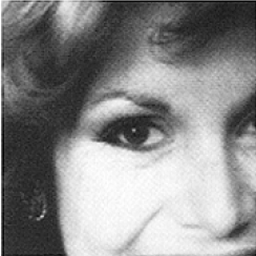
//> input picture eye.bmp, 256 x 256 px
$ ./laplacianBlending   (built with g++ and OpenCV 4)
//> lines starting //> are read from the running program, lines starting //| are printed output that depends on the picture; pictures that were not available may be replaced by others from this repository, and a replacement may not be noted
/*
 * ************************************************************************************
 *
 *       Filename:  laplacianBlending.cpp
 *
 *    Description:
 *
 *        Version:  1.0
 *        Created:  09/12/2012 09:34:49 AM
 *       Revision:  none
 *       Compiler:  gcc
 *          Email:  huaijin511@gmail.com
 *         Author:  Huaijin(Chao Chen) (GUN)
 *   Organization:  Wu Han University (China)
 *
 * ************************************************************************************
 */
#include "cv.h"
#include "highgui.h"
#include <iostream>
#include <string>
#define  LEVELS 4
using namespace std;

void buildLaplacianPry( IplImage* src, IplImage** LPyr, int levels );

void reConstruct ( IplImage** LS, IplImage* dst, int levels );
/*
 * ***  FUNCTION  **************************************************************
 *         Name:  blendImages
 *  Description:
 *				//1. create LA & LB
 *				//2. create GB
 *				//3. costruct LS from LA, LB, with weigth GB
 *				//4. construct blended image from LS
 *        Input:  image A & B ; R is the overlap region
 *       Output:  blended image dst
 * *****************************************************************************
 */
int blendImages ( IplImage* A, IplImage* B, IplImage* R, IplImage* dst, int levels )
{
	//check param
	if (A->width != B->width || A->height != B->height )
	{
		cout<< "the size of A is not same with the size of B"<<endl;
		exit( 1 );
	}
	if ( levels < 2 )
	{
		cout << "levels must >= 2" << endl;
		exit( 1 );
	}
	if ( A->nChannels != B->nChannels )
	{
		cout << "error : fail in A.type == B.type  " << endl;
		exit( 1 );
	}
	cout << "entery blending" <<endl;

	int i, h, w, l;
	IplImage* GR[LEVELS];
	CvScalar curr_ls, curr_la, curr_lb, curr_gr;

	int depth = IPL_DEPTH_32F;
	int channels = A->nChannels;

	// get GB
	IplImage* mask8U = cvCreateImage( cvGetSize(R), IPL_DEPTH_8U, 1  );
	IplImage*   mask = cvCreateImage( cvGetSize(R), IPL_DEPTH_32F, 1 );

	cvCvtColor( R, mask8U, CV_BGR2GRAY);
	cvConvertScale( mask8U, mask, 1.0/255 );
	GR[0] = cvCloneImage( mask );

	//cvSaveImage("GRRRR.png",GR[0]);
	for ( i = 1; i < levels; i++ )
	{
		GR[i] = cvCreateImage( cvSize(GR[i-1]->width/2,GR[i-1]->height/2), GR[0]->depth, GR[0]->nChannels );
		cvPyrDown( GR[i-1], GR[i], CV_GAUSSIAN_5x5 );
		//GR[i] = cvCloneImage( down );
	}
	for( i = 0 ; i < levels; i++ ){
		/* -------------------------------show image ----------------------------------------- */
		IplImage* GR_8U = cvCreateImage( cvGetSize(GR[i]), IPL_DEPTH_8U, 1 );
		cvConvertScale( GR[i], GR_8U, 255 );
		cvNamedWindow("mask", CV_WINDOW_AUTOSIZE );
		cvShowImage ( "mask", GR_8U );
		cvWaitKey(0);
		cvDestroyWindow("mask");
		cvReleaseImage( &GR_8U );
		/* ----------------------------------end show image ---------------------------------- */
	}
	IplImage* LA[LEVELS];
	IplImage* LB[LEVELS];
	IplImage* LS[LEVELS];
	//get LA
	buildLaplacianPry( A , LA, levels );
	//get LB
	buildLaplacianPry( B, LB, levels );

	// construct LS
	for ( l = 0; l < levels; l++ )
	{
		int width  = LA[l]->width;
		int height = LA[l]->height;
		//init LS[i]
		LS[l] = cvCreateImage( cvSize(width,height), depth, channels );

		for ( h = 0; h < height; h++ )
		{
			for ( w = 0; w < width; w++ )
			{
				// LS(i,j) = GB(i,j)*lA(i,j) + (1-GB(i,j)*LB(i,j))
				curr_gr = cvGet2D( GR[l], w, h );
				curr_la = cvGet2D( LA[l], w, h );
				curr_lb = cvGet2D( LB[l], w, h );

				curr_ls.val[0] = curr_gr.val[0] * curr_la.val[0] + (1-curr_gr.val[0])*curr_lb.val[0];
				if (  channels ==3 ){
					curr_ls.val[1] = curr_gr.val[0] * curr_la.val[1] + (1.0-curr_gr.val[0])*curr_lb.val[1];
					curr_ls.val[2] = curr_gr.val[0] * curr_la.val[2] + (1.0-curr_gr.val[0])*curr_lb.val[2];
				}/* fi */
				cvSet2D( LS[l], w, h, curr_ls );
			}/* endfor */

		}/* endfor */
		cout << "construct new Image " << endl;
		//最后一层的结果很诡异
		/* -------------------------------show image ----------------------------------------- */
		IplImage* temp_8U = cvCreateImage( cvGetSize(LS[l]), IPL_DEPTH_8U, channels );
		cvConvertScale( LS[l], temp_8U, 255 );
		cvNamedWindow("LS", CV_WINDOW_AUTOSIZE );
		cvShowImage ( "LS", temp_8U );
		cvWaitKey(0);
		cvDestroyWindow("LS");
		cvReleaseImage( &temp_8U );
		/* ----------------------------------end show image ---------------------------------- */

	}/* endfor */

	reConstruct( LS, dst, levels );
	cout << "exit blendImag()" <<endl;
	return 0;
}
/*
 * ***  FUNCTION  **************************************************************
 *         Name:  reConstruct
 *  Description:  construct  new image from laplacian pryimd(LS)
 * *****************************************************************************
 */

void reConstruct ( IplImage** LS, IplImage* dst, int levels )
{

	cout << "entery reconstruct()" <<endl;
	int i;
	int depth = IPL_DEPTH_32F;
	int channels = dst->nChannels;
	IplImage* dst_32F = cvCreateImage( cvGetSize(dst), depth, channels );
	//CvSize curr_size = cvSize( LS[levels-1]->width, LS[levels-1]->height );
	//IplImage* curr = cvCreateImage( curr_size, IPL_DEPTH_8U, 1 );
	IplImage* curr = cvCloneImage( LS[levels-1] );

	for ( i = levels-1; i >= 1; i-- )
	{
		CvSize up_size = cvSize( LS[i-1]->width, LS[i-1]->height );
		IplImage* up = cvCreateImage( up_size, depth, channels  );
		//cout << "LS[" << i << "]'s channel is "<< LS[i]->nChannels << endl;

		cvPyrUp( curr, up, CV_GAUSSIAN_5x5 );
		curr = up;

		cvAdd( LS[i-1], up, curr , NULL );

		if ( i == 1 ){
			cvCopy( curr, dst_32F );
			cvConvertScale( dst_32F, dst, 255  );
		}
	}
	// [6 lines of commented-out code are left out]
	cvReleaseImage( &curr );
	cvReleaseImage( &dst_32F );

	cout << "exit reconstruct()" <<endl;
}

/*
 * ***  FUNCTION  **************************************************************
 *         Name:  buildLaplacianPry
 *  Description:
 *		 Input :
 * *****************************************************************************
 */
void buildLaplacianPry( IplImage* src, IplImage** LPyr, int levels )
{
	cout << "enter build Laplacian Pry" << endl;
	int depth = IPL_DEPTH_32F;
	int channels = src->nChannels;
	IplImage* currentImage = cvCreateImage(cvGetSize(src), depth, channels );
	IplImage* src_32F = cvCreateImage( cvGetSize(src), depth, channels );
	cvConvertScale( src,  src_32F, 1.0/255  );
	cvCopy( src_32F, currentImage );
	//create currentImage as the gray Image of src
    //cvCvtColor(src,currentImage,CV_BGR2GRAY);
	int i;

	//LA(i) = GA(i) - expand(GA(i+1))
	for ( i = 0; i < levels-1; i++ )
	{
		//the size of next level image
		CvSize down_size = cvSize(currentImage->width/2, currentImage->height/2);
		IplImage* down = cvCreateImage( down_size, depth, channels );
		cout << "before down" << endl;
		cvPyrDown( currentImage, down, CV_GAUSSIAN_5x5 );
		cout << "after down" << endl;
		IplImage* up = cvCreateImage( cvGetSize(currentImage), depth, channels );
		cvPyrUp( down, up, CV_GAUSSIAN_5x5 );

		LPyr[i] = cvCreateImage( cvGetSize(currentImage), depth, channels );

		cvSub( currentImage, up, LPyr[i], NULL );

		currentImage = down;
		//当数据比较大的时间，会不会内存泄漏
		//cvReleaseImage( &up );
		//cvReleaseImage( &down );
		/* --------------------------show images-------------------------------------- */
		IplImage* temp_8Ui = cvCreateImage( cvGetSize(LPyr[i]), IPL_DEPTH_8U, channels );
		cvConvertScale( LPyr[i], temp_8Ui, 255 );
		cvNamedWindow("pyr", CV_WINDOW_AUTOSIZE );
		cvShowImage ( "pyr", temp_8Ui );
		cvWaitKey(0);
		cvDestroyWindow("pry");
		cvReleaseImage( &temp_8Ui );

		/* --------------------------end show images-------------------------------------- */
	}
	LPyr[levels-1] = cvCreateImage( cvGetSize(currentImage), depth, channels );
	//get the lastest level --->Lpyr[last_index]
	cout << "in build Channel is " << LPyr[levels-1]->nChannels << endl;
	cvCopyImage( currentImage, LPyr[levels-1] );

	/* ---------------------------show images---- */
	IplImage* temp_8U = cvCreateImage( cvGetSize(LPyr[levels-1]), IPL_DEPTH_8U, channels );
	cvConvertScale( LPyr[levels-1], temp_8U, 255 );
	cvNamedWindow("pyr", CV_WINDOW_AUTOSIZE );
	cvShowImage ( "pyr", temp_8U);
	cvWaitKey(0);
	cvDestroyWindow("pry");
	cvReleaseImage( &temp_8U );
	/* ----------------------------end show images------ */

	cvReleaseImage( &currentImage );
	cout << "exit build Laplacian Pyr" << endl;
}
/* -------------------test modle----------------------------------------------- */
// [48 lines left out: functions test_fun_buildLaplacianPry, test_fun_reConstruct, not called in this run]

int test_fun_blendImage()
{
	int levels = 4;

	IplImage* A = cvLoadImage( "eye.bmp" );
//> A is the input picture: 256 rows x 256 cols, CV_8UC3; mean B, G, R 138.2, 138.2, 138.2
	IplImage* B = cvLoadImage( "hand.bmp" );
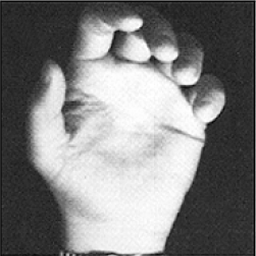
//> input picture hand.bmp, 256 x 256 px
//> B is the input picture: 256 rows x 256 cols, CV_8UC3; min 0, max 255, mean 127.5
	IplImage* R = cvLoadImage( "mask.bmp" );
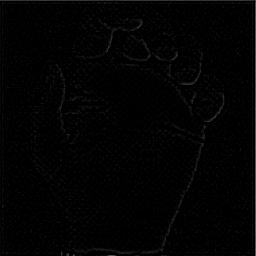
//> input picture len0.png, 256 x 256 px, given in place of mask.bmp, which was not available
//> R is the input picture: 256 rows x 256 cols, CV_8UC3; min 0, max 96, mean 2.6

	int channels = A->nChannels;
//> channels = 3
	IplImage* dst = cvCreateImage( cvGetSize(A), A->depth, A->nChannels );
	//blebding image
	blendImages ( A, B, R, dst, levels );
//> in blendImages, `GR[0] = cvCloneImage( mask );`: GR = 4 items
//> the loop in buildLaplacianPry, `for ( i = 0; i < levels-1; i++ )` made 3 passes
//> pass 1, in buildLaplacianPry, `cvPyrDown( currentImage, down, CV_GAUSSIAN_5x5 );`:
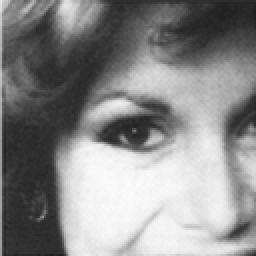
//> down: 128 rows x 128 cols, CV_32FC3 (shown 2 times larger); mean B, G, R 0.541, 0.541, 0.541
//> after the loop in buildLaplacianPry, `for ( i = 0; i < levels-1; i++ )`:
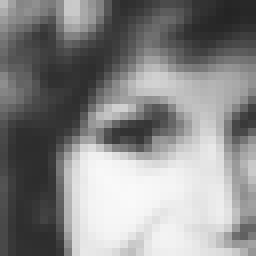
//> currentImage: 32 rows x 32 cols, CV_32FC3 (shown 8 times larger); mean B, G, R 0.536, 0.536, 0.536
//| in build Channel is 3
//> in buildLaplacianPry, `IplImage* temp_8U = cvCreateImage( cvGetSize(LPyr[levels-1]), IPL_DEPT..`: temp_8U: 32 rows x 32 cols, CV_8UC3; every value is 0
//> call 2 of buildLaplacianPry, with levels = 4
//> the loop in buildLaplacianPry (call 2), `for ( i = 0; i < levels-1; i++ )` made 3 passes
//> pass 1, in buildLaplacianPry (call 2), `cvPyrDown( currentImage, down, CV_GAUSSIAN_5x5 );`:
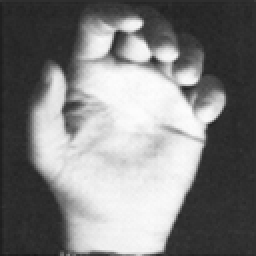
//> down: 128 rows x 128 cols, CV_32FC3 (shown 2 times larger); min 0.0948, max 0.997, mean 0.499
//> after the loop in buildLaplacianPry (call 2), `for ( i = 0; i < levels-1; i++ )`:
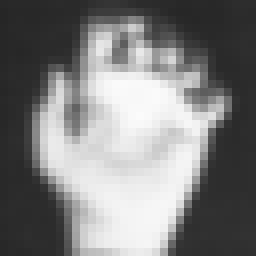
//> currentImage: 32 rows x 32 cols, CV_32FC3 (shown 8 times larger); min 0.152, max 0.985, mean 0.497
//| in build Channel is 3
//> the loop in blendImages, `for ( l = 0; l < levels; l++ )` made 4 passes
//> (width, height, curr_gr, curr_la, curr_lb) on passes 1 to 4: (256, 256, Scalar(0.365), Scalar(-0.0838, -0.0838, -0.0838), Scalar(0.364, 0.364, 0.364)), (128, 128, Scalar(0.0896), Scalar(-0.153, -0.153, -0.153), Scalar(-0.0077, -0.0077, -0.0077)), (64, 64, Scalar(0.0346), Scalar(-0.265, -0.265, -0.265), Scalar(-0.00131, -0.00131, -0.00131)), (32, 32, Scalar(0.014), Scalar(0.592, 0.592, 0.592), Scalar(0.19, 0.19, 0.19))
//> the loop in reConstruct, `for ( i = levels-1; i >= 1; i-- )` made 3 passes
//> up_size on passes 1 to 3: Size(64, 64), Size(128, 128), Size(256, 256)
//> pass 1, in reConstruct, `cvPyrUp( curr, up, CV_GAUSSIAN_5x5 );`:
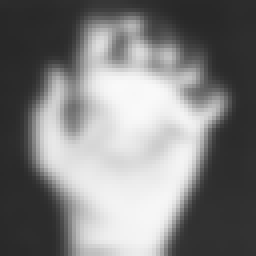
//> up: 64 rows x 64 cols, CV_32FC3 (shown 4 times larger); mean B, G, R 0.499, 0.499, 0.499


	cvSaveImage("result.png", dst);

	cvReleaseImage( &A );
	cvReleaseImage( &B);
	cvReleaseImage( &R );

  return 0;

}
int main()
{
	//test_fun_reConstruct();
	//ok--->fun_buildP
	//test_fun_buildLaplacianPry();
	test_fun_blendImage();
	return 0;

}
